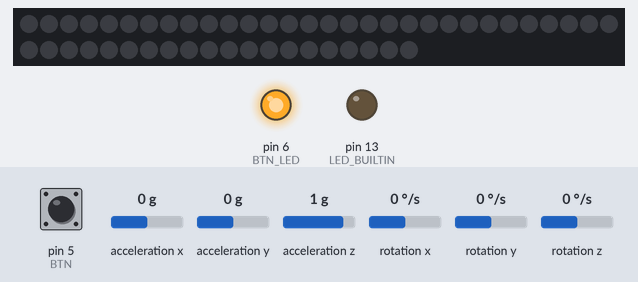
Simulated run of this sketch. Board: Arduino Uno, built with avr-gcc and run on an emulated ATmega328P. On the bench: 50 RGB LEDs in strip order, left to right, continuing on the next row, output pins drawn as LEDs (lit = HIGH). Inputs (shaded band) come from the test bench; at power-on: pin 5 (BTN) HIGH, rotation x 0 °/s, rotation z 0 °/s, rotation y 0 °/s, acceleration x 0 g, acceleration y 0 g, acceleration z 1 g. Random numbers use the default seed unless the sketch sets one; the audio player accepts every command and is not drawn.

Above: at 2.2 s.
2.3 s: pin 5 (BTN) pulled LOW for 1 s
At 3.8 s:
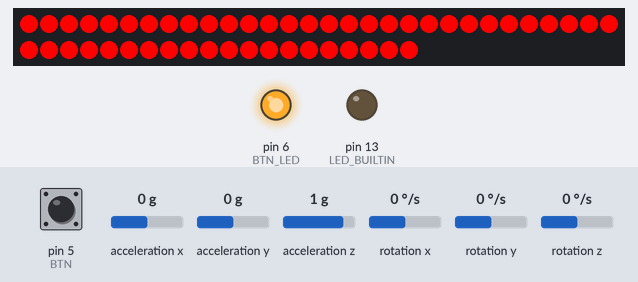
3.9 s: rotation x set to -192 °/s
6.7 s: rotation z set to -192 °/s
8.9 s: rotation y set to -192 °/s
11.2 s: pin 5 (BTN) pulled LOW for 1 s
At 12.41 s:
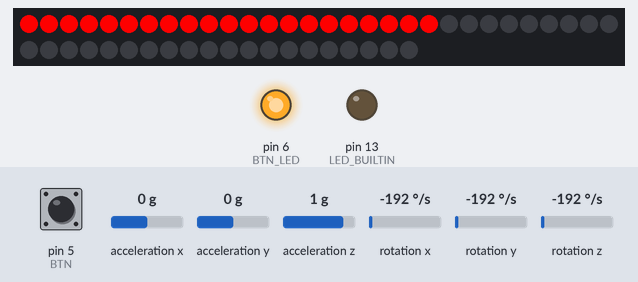
Timing chart, 0 to 14.2 s (numbered marks = the images above; inputs shaded):
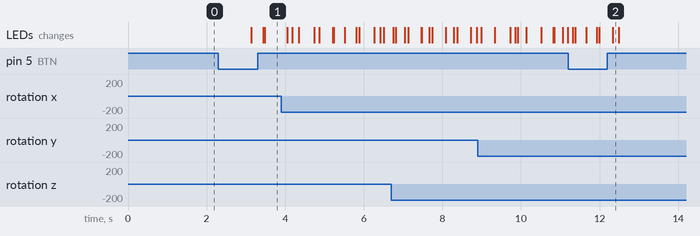

Measured:
- after the input at 2.3 s, the LEDs: first change after 0.83 s (image 1 shows a later state)

The sketch:

JaySaber_pro_micro_fixed.ino
```cpp
#define NUM_LEDS 50         // number of microcircuits WS2811 on LED strip

#define DFPLAYER_RX 15
#define DFPLAYER_TX 14
#define BTN 5
#define BTN_LED 6
#define LED_PIN 4
#define VOLT_PIN A1

#define SW_L_MIN 3
#define SW_L_MAX 7
#define SW_H_MIN 8
#define SW_H_MAX 11
#define SK_L_MIN 12
#define SK_L_MAX 19
#define SK_H_MIN 20
#define SK_H_MAX 27

#define OPEN_EFFECT 1
#define HUM_EFFECT 2
#define CLOSE_EFFECT 28
#define BRIGHTNESS 255      // max LED brightness (0 - 255)
#define BTN_TIMEOUT 800     // button hold delay, ms

#define HUM_TIME 35000
#define SW_L_TIME 500
#define SW_H_TIME 800
#define SK_TIME 500

#define SWING_TIMEOUT 500   // timeout between swings
#define SWING_L_THR 150     // swing angle speed threshold
#define SWING_H_THR 400       // fast swing angle speed threshold
#define STRIKE_L_THR 150      // slight hit acceleration threshold
#define STRIKE_H_THR 320    // hard hit acceleration threshold
#define FLASH_DELAY 80      // flash time while hit
#define OUTPUT_READABLE_ACCELGYRO

#define PULSE_ALLOW 1       // blade pulsation (1 - allow, 0 - disallow)
#define PULSE_AMPL 20       // pulse amplitude
#define PULSE_DELAY 30      // delay between pulses
#define BREATHE_DELAY 30
#define SP_DELAY 20

#define BREATHE_MIN 100

//-------------------Libs--------------------
#include "Wire.h"
#include "MPU6050.h"
#include "I2Cdev.h"
#include "Arduino.h"
#include "SoftwareSerial.h"
#include "DFRobotDFPlayerMini.h"
#include "FastLED.h"
//-------------------Libs--------------------

//-------------------Vars--------------------
CRGB leds[NUM_LEDS];
DFRobotDFPlayerMini myDFPlayer;
MPU6050 accelgyro;
int16_t ax, ay, az;
int16_t gx, gy, gz;
unsigned long ACC, GYR, COMPL;
int gyroX, gyroY, gyroZ, accelX, accelY, accelZ, freq, freq_f = 20;
float k = 0.2;
unsigned long humTimer = (-1)*HUM_TIME, mpuTimer;
int stopTimer;
boolean bzzz_flag, ls_chg_state, ls_state;
boolean btnState, btn_flag, hold_flag, chg_color_flag;
byte btn_counter;
boolean swing_flag, swing_allow, strike_flag, HUMmode;

unsigned long btn_timer, PULSE_timer, swing_timer, swing_timeout, battery_timer, bzzTimer, breathe_timer, sp_timer;
int hv_sw_num, hv_sw_offset, hv_sw_max, hv_sw_min;    //heavy swing (0006-0008)
int sl_sw_num, sl_sw_offset, sl_sw_max, sl_sw_min;    //slight swing (0003-0005)

byte nowNumber;

byte LEDcolor;  // 0 - red, 1 - green, 2 - blue, 3 - pink, 4 - yellow, 5 - ice blue
byte nowColor, red, green, blue, redOffset, greenOffset, blueOffset;
byte eff_state;  // 1 - pulse, 2 - breath
byte special_eff_state;
int PULSEOffset;

float voltage;
//-------------------Vars--------------------

SoftwareSerial mySoftwareSerial(DFPLAYER_RX, DFPLAYER_TX); // RX, TX


void setup() {

  pinMode(BTN, INPUT_PULLUP);
  pinMode(BTN_LED, OUTPUT);
  pinMode(LED_BUILTIN, OUTPUT);

  digitalWrite(BTN_LED, 1);

  //  LED connection
  FastLED.addLeds<WS2812B, LED_PIN, GRB>(leds, NUM_LEDS);
  FastLED.setBrightness(100);  // ~40% of LED strip brightness
  setAll(0, 0, 0);             // and turn it off

  // MPU6050 connection
  Wire.begin();
  accelgyro.initialize();
  accelgyro.setFullScaleAccelRange(MPU6050_ACCEL_FS_16);
  accelgyro.setFullScaleGyroRange(MPU6050_GYRO_FS_250);

  //  DFPlayer connection
  delay(500);
  mySoftwareSerial.begin(9600);
  if (!myDFPlayer.begin(mySoftwareSerial)) {
    while(1){
        digitalWrite(BTN_LED, HIGH);   // turn the LED on (HIGH is the voltage level)
        delay(1000);                       // wait for a second
        digitalWrite(BTN_LED, LOW);    // turn the LED off by making the voltage LOW
        delay(1000);
    }
  }

  randomSeed(analogRead(2));    // starting point for random generator

  //---------------temporary zone------------
  ls_state = 0;
  btn_flag = 0;
  HUMmode = 0;
  swing_flag = 0;
  strike_flag = 0;
  bzzz_flag = 0;
  nowColor = 0;
  btnState = 0;
  eff_state = 1;
  special_eff_state = 0;
  setColor(nowColor);

  //myDFPlayer.volume(0);
  //myDFPlayer.play(SW_L_MIN);
  myDFPlayer.volume(29);

  FastLED.setBrightness(BRIGHTNESS);   // set bright
}

void loop() {

  btnTick();
  on_off_sound();
  special_effect();
  effect();
  getFreq();
  strikeTick();
  swingTick();

}

void btnTick() {
  btnState = !digitalRead(BTN);
  if (btnState && !btn_flag) {
    btn_flag = 1;
    btn_counter++;
    btn_timer = millis();
  }
  if (!btnState && btn_flag) {
    btn_flag = 0;
    hold_flag = 0;
  }

  // turn on/off saber
  if (btn_flag && btnState && (millis() - btn_timer > BTN_TIMEOUT) && !hold_flag) {
    ls_chg_state = 1;                     // flag to change saber state (on/off)
    hold_flag = 1;
    btn_counter = 0;
  }

  // functionality
  if ((millis() - btn_timer > BTN_TIMEOUT) && (btn_counter != 0)) {
    if (ls_state) {
      if (btn_counter == 2) {               // 2 press count, change color

        nowColor++;
        if (nowColor >= 5) nowColor = 0;
        setColor(nowColor);
        chg_color_flag = 1;
        special_eff_state = 0;
        eff_state = 1;

      }else if (btn_counter == 3) {               // 3 press count,  breath effect

        eff_state++;

        if(special_eff_state == 1)
          special_eff_state = 0;

        if(eff_state == 3){
          eff_state = 1;
          FastLED.setBrightness(BRIGHTNESS);
        }

      }else if(btn_counter == 4){                 // 4 press count,  special effect

        special_eff_state++;

        if(special_eff_state == 1){

          eff_state = 0;
          FastLED.setBrightness(BRIGHTNESS);

        }else if(special_eff_state == 2){

          special_eff_state = 0;
          eff_state = 1;
        }
      }
    }
    btn_counter = 0;
  }
}


void on_off_sound(){

  if (ls_chg_state) {                // if change flag
    if (!ls_state) {                 // if Saber is turned off

        myDFPlayer.play(OPEN_EFFECT);

        light_up();
        delay(500);
        bzzz_flag = 1;
        HUMmode = 1;
        ls_state = true;               // remember that turned on
        eff_state = 1;
        if (HUMmode) {
          myDFPlayer.play(HUM_EFFECT);
        } else {
          myDFPlayer.pause();
        }

    } else {                         // if Saber is turned on

      bzzz_flag = 0;
      myDFPlayer.play(CLOSE_EFFECT);
      delay(100);
      light_down();
      delay(500);
     myDFPlayer.pause();
      ls_state = false;

    }
    ls_chg_state = 0;
  }

  if(chg_color_flag){

    myDFPlayer.play(OPEN_EFFECT);
    light_up();
    delay(500);
    bzzz_flag = 1;

    if (HUMmode) {
      myDFPlayer.play(HUM_EFFECT);
    } else {
      myDFPlayer.pause();
    }
    chg_color_flag = 0;
  }

  if (((millis() - humTimer) > HUM_TIME) && bzzz_flag && HUMmode) {   //hum sound
    myDFPlayer.play(HUM_EFFECT);
    humTimer = millis();
    swing_flag = 1;
    strike_flag = 0;
  }

  long delta = millis() - bzzTimer;
  if ((delta > 3) && bzzz_flag && !HUMmode) {
    if (strike_flag) {
      myDFPlayer.pause();
      strike_flag = 0;
    }
    bzzTimer = millis();
  }
}


void effect() {

  if(eff_state == 1 && ls_state){                                   //pulse effect

    if (PULSE_ALLOW && ls_state && (millis() - PULSE_timer > PULSE_DELAY)) {

      PULSE_timer = millis();
      PULSEOffset = PULSEOffset * k + random(-PULSE_AMPL, PULSE_AMPL) * (1 - k);
      if (nowColor == 0) PULSEOffset = constrain(PULSEOffset, -15, 5);
      redOffset = constrain(red + PULSEOffset, 0, 255);
      greenOffset = constrain(green + PULSEOffset, 0, 255);
      blueOffset = constrain(blue + PULSEOffset, 0, 255);
      setAll(redOffset, greenOffset, blueOffset);
    }
  }

  if(eff_state == 2 && ls_state){                                   //breath effect

    if(millis()-breathe_timer > BREATHE_DELAY){

      breathe_timer = millis();

      float breath = (exp(sin(millis()/2000.0*PI)) - 0.36787944) * 108.0;
      FastLED.setBrightness(breath);
      FastLED.show();
    }
  }
}

//change the color with the value of ax,ay,az in every sampling time
void special_effect(){

    if(special_eff_state == 1 && ls_state){

      if(millis()-sp_timer > SP_DELAY){

        sp_timer = millis();
//      FastLED.setBrightness(BRIGHTNESS);

        for(char i = NUM_LEDS-1; i > 0; i--){
          setPixel(i, leds[i-1].r, leds[i-1].g, leds[i-1].b);
        }

        redOffset = map(abs(ax), 0, 15500, 0, 255);
        greenOffset = map(abs(ay), 0, 16000, 0, 255);
        blueOffset = map(abs(az), 0, 17500, 0, 255);

        setPixel(0, redOffset, greenOffset, blueOffset);
//      setAll(redOffset, greenOffset, blueOffset);

      FastLED.show();
    }
  }


  }


void light_up() {

  FastLED.setBrightness(BRIGHTNESS);
  for (char i = 0; i < NUM_LEDS; i++) {
    setPixel(i, red, green, blue);
    FastLED.show();
    delay(5);
  }
}

void light_down() {
  for (char i = NUM_LEDS-1; i >= 0; i--) {
    setPixel(i, 0, 0, 0);
    FastLED.show();
    delay(5);
  }
}

void setPixel(int Pixel, byte red, byte green, byte blue) {
  leds[Pixel].r = red;
  leds[Pixel].g = green;
  leds[Pixel].b = blue;
}

void setAll(byte red, byte green, byte blue) {
  for (int i = 0; i < NUM_LEDS; i++ ) {
    setPixel(i, red, green, blue);
  }
  FastLED.show();

}

void hit_flash() {

  setAll(255, 255, 255);
  delay(FLASH_DELAY);

  if(special_eff_state == 1)
    setAll(0, 0, 0);
  else
    setAll(red, blue, green);
}

void setColor(byte color) {
  switch (color) {
    // 0 - red, 1 - green, 2 - blue, 3 - pink, 4 - yellow, 5 - ice blue
    case 0:
      red = 255;  green = 0;  blue = 0;
      redOffset = 255;  greenOffset = 0;  blueOffset = 0;
      break;
    case 1:
      red = 0;  green = 255;  blue = 0;
      redOffset = 0;  greenOffset = 255;  blueOffset = 0;
      break;
    case 2:
      red = 0;  green = 0;  blue = 255;
      redOffset = 0;  greenOffset = 0;  blueOffset = 255;
      break;
    case 3:
      red = 255;  green = 0;  blue = 255;
      redOffset = 255;  greenOffset = 0;  blueOffset = 255;
      break;

      //it doesnt work very well, I cant find the reason
/*    case 4:
      red = 255;  green = 255;  blue = 0;
      redOffset = 255;  greenOffset = 255;  blueOffset = 0;
      break;*/
    case 4:
      red = 0;  green = 255;  blue = 255;
      redOffset = 0;  greenOffset = 255;  blueOffset = 255;
      break;
  }

}

//strike effect, within sound and flash
//I remove the flash effect because its consuming too much power and causing control board down
//uncomment hit_flash() to resume the function
void strikeTick() {
  if ((ACC > STRIKE_L_THR) && (ACC < STRIKE_H_THR)) {
    nowNumber = random(SK_L_MIN, SK_L_MAX+1);
    myDFPlayer.play(nowNumber);
//    hit_flash();
    if (!HUMmode)
      bzzTimer = millis() + SK_TIME - FLASH_DELAY;
    else
      humTimer = millis() - HUM_TIME + SK_TIME - FLASH_DELAY;
    strike_flag = 1;
  }
  if (ACC >= STRIKE_H_THR) {
    nowNumber = random(SK_H_MIN, SK_H_MAX+1);
    myDFPlayer.play(nowNumber);
//    hit_flash();
    if (!HUMmode)
      bzzTimer = millis() + SK_TIME - FLASH_DELAY;
    else
      humTimer = millis() - HUM_TIME + SK_TIME - FLASH_DELAY;
    strike_flag = 1;
  }
}

//swing sound
void swingTick() {
  if (GYR > 80 && (millis() - swing_timeout > 100) && HUMmode) {

    swing_timeout = millis();
    if (((millis() - swing_timer) > SWING_TIMEOUT) && swing_flag && !strike_flag) {
      if (GYR >= SWING_H_THR) {
        nowNumber = random(SW_H_MIN, SW_H_MAX+1);
        myDFPlayer.play(nowNumber);
        humTimer = millis() - HUM_TIME + SW_H_TIME;
        swing_flag = 0;
        swing_timer = millis();
        swing_allow = 0;
      }
      if ((GYR > SWING_L_THR) && (GYR < SWING_H_THR)) {
        nowNumber = random(SW_L_MIN, SW_L_MAX+1);
        myDFPlayer.play(nowNumber);
        humTimer = millis() - HUM_TIME + SW_L_TIME;
        swing_flag = 0;
        swing_timer = millis();
        swing_allow = 0;
      }
    }
  }
}

void getFreq() {
  if (ls_state) {                                               // if Saber is on
    if (millis() - mpuTimer > 500) {
      accelgyro.getMotion6(&ax, &ay, &az, &gx, &gy, &gz);

      // find absolute and divide on 100
      gyroX = abs(gx / 100);
      gyroY = abs(gy / 100);
      gyroZ = abs(gz / 100);
      accelX = abs(ax / 100);
      accelY = abs(ay / 100);
      accelZ = abs(az / 100);

      // vector sum
      ACC = sq((long)accelX) + sq((long)accelY) + sq((long)accelZ);
      ACC = sqrt(ACC);
      GYR = sq((long)gyroX) + sq((long)gyroY) + sq((long)gyroZ);
      GYR = sqrt((long)GYR);
      COMPL = ACC + GYR;

      freq = (long)COMPL * COMPL / 1500;                        // parabolic tone change
      freq = constrain(freq, 18, 300);
      freq_f = freq * k + freq_f * (1 - k);                     // smooth filter
      mpuTimer = micros();
    }
  }
}
```
